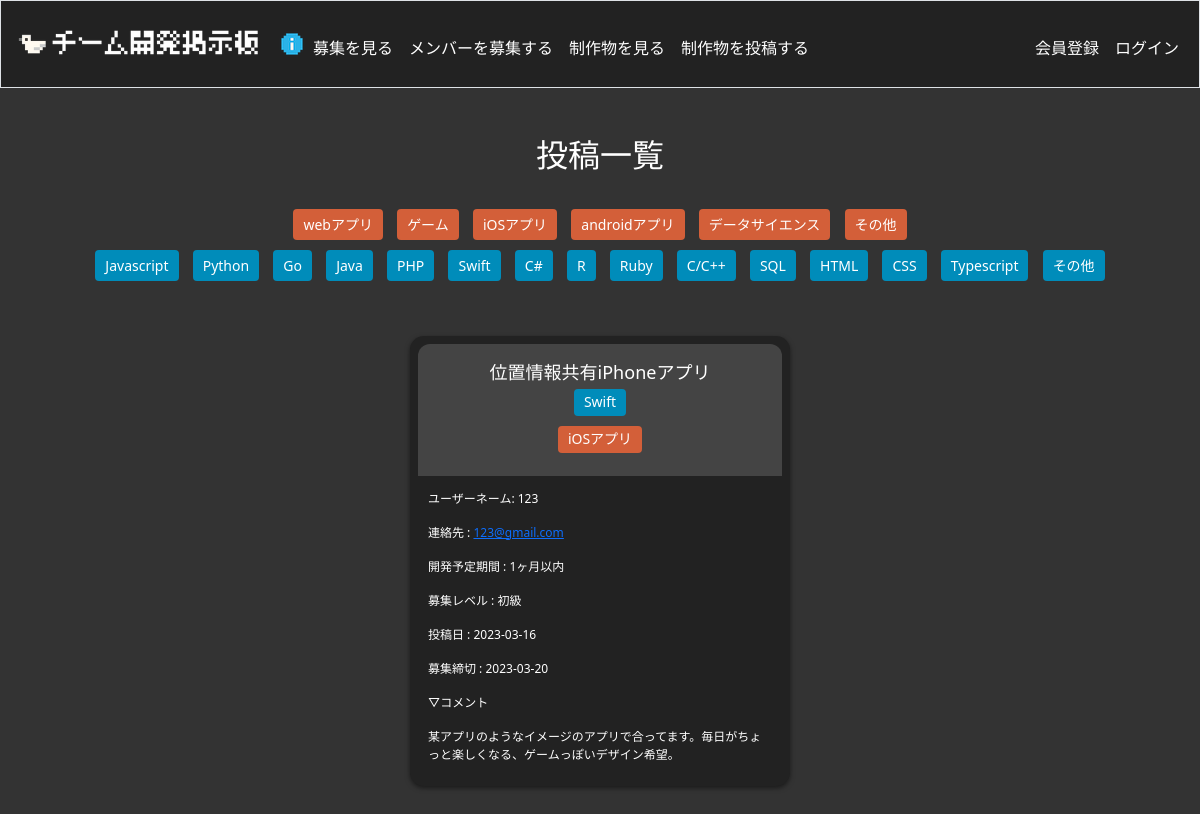
Page /index_tag/iOSアプリ on the earlier database version.
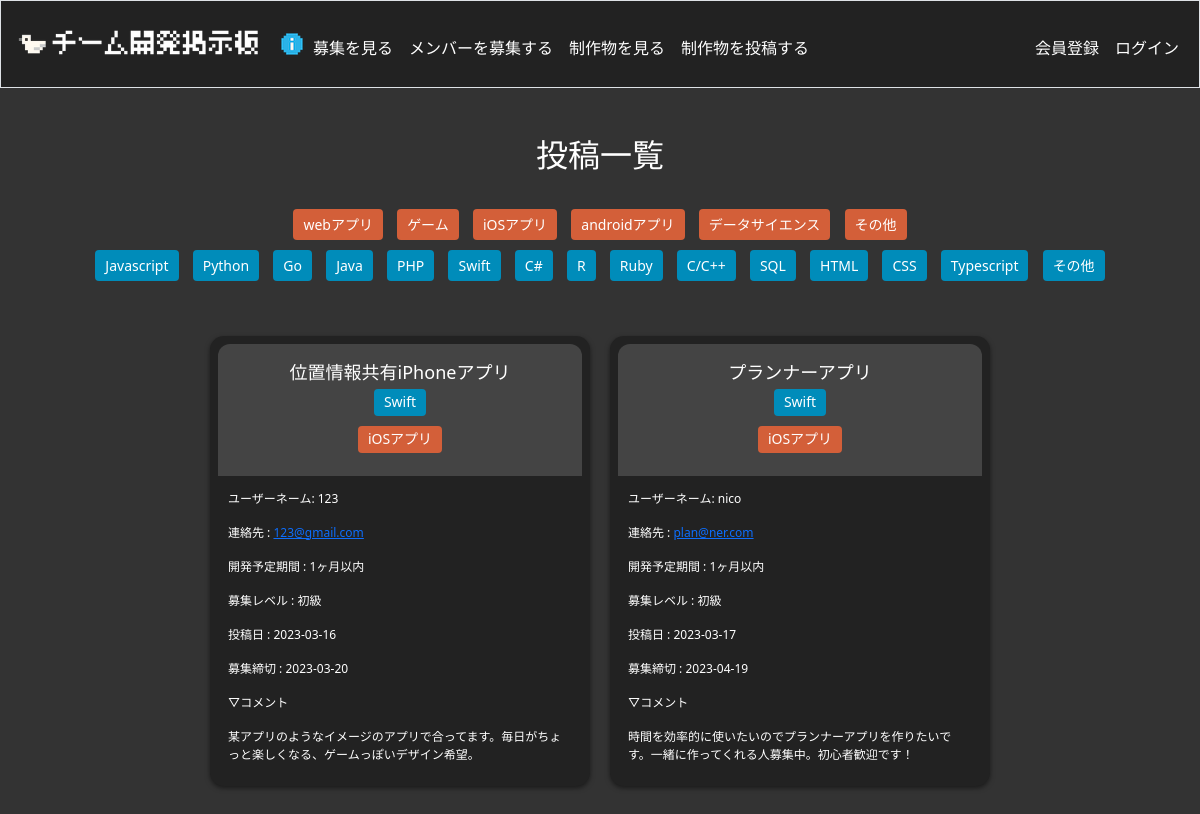
Same page on the later database version.
### tables this page shows
CREATE TABLE genres (
	genre_id INTEGER PRIMARY KEY AUTOINCREMENT NOT NULL,
	name TEXT
);

CREATE TABLE languages (
	language_id INTEGER PRIMARY KEY AUTOINCREMENT NOT NULL,
	name TEXT
);

CREATE TABLE entries (
        entry_id INTEGER PRIMARY KEY AUTOINCREMENT NOT NULL,
        title TEXT,
        mail_address TEXT,
        time TEXT,
        level TEXT,
        genre TEXT,
        day_posted TEXT,
        day_end TEXT,
        body TEXT,
        is_active INTEGER DEFAULT 1,
        user_id INTEGER,
        FOREIGN KEY (user_id) REFERENCES users(user_id)
);

### app.py (the view)
@app.route("/index_tag/<string:tag>")
def index_tag(tag):
    genres = db.execute("SELECT * FROM genres")
    languages = db.execute("SELECT * FROM languages")
    entries = db.execute("""
        SELECT entries.*, GROUP_CONCAT(languages.name) as language_name, users.username
        FROM entries
        LEFT JOIN language_to_entry
        ON entries.entry_id = language_to_entry.entry_id
        LEFT JOIN languages
        ON languages.language_id = language_to_entry.language_id
        LEFT JOIN users
        ON users.user_id = entries.user_id
        WHERE genre = ?
        GROUP BY entries.entry_id;
    """, tag)
    if entries == []:
        flash("そのジャンルの投稿はまだ行われていません")
        return redirect("/")
    return render_template('index_tag.html', genres=genres, languages=languages, entries=entries)

### templates/index_tag.html (shortened to what this page needs)
{% extends "layout.html" %}
{% block main %}
<h2>投稿一覧</h2>
<div class="tag_list">
    {% for i in genres %}
        <button name="button" type="submit" class="tag_genres" onclick="location.href='{{ url_for('index_tag', tag=i.name) }}'">{{ i.name }}</button>
    {% endfor %}
    <br>
    {% for i in languages %}
        <button name="button" type="submit" class="tag_languages" onclick="location.href='{{ url_for('index_language', tag=i.name) }}'">{{ i["name"] }}</button>
    {% endfor %}
</div>
<div class="box-container">
    {% for entry in entries %}
    <div class="box">
        <div class="box-header">
            <h2>{{ entry.title }}<br>
            {% for language in entry.language_name.split(',') %}
                <button class="tag_languages">{{ language }}</button>
            {% endfor %}
            <br>
            <button class="tag_genres">{{ entry.genre }}</button>
            </h2>
        </div>
        <div class="box-content">
            <p>ユーザーネーム: {{ entry.username }}</p>
            <p>連絡先 : <a href="mailto:{{ entry.mail_address }}">{{ entry.mail_address }}</a></p>
            <p>開発予定期間 : {{ entry.time }}</p>
            <p>募集レベル : {{ entry.level }}</p>
            <p>投稿日 : {{ entry.day_posted }}</p>
            <p>募集締切 : {{ entry.day_end }}</p>
            <p >▽コメント</p>
            <p class="comment">{{ entry.body }}</p>
        </div>
    </div>
{% endfor %}
</div>
{% endblock %}

### templates/layout.html (shortened to what this page needs)
<!DOCTYPE html>
<html lang="en">
    <head>
        <link rel="stylesheet" type="text/css" href="{{ url_for('static', filename='styles.css') }}">
        <link href="https://cdn.jsdelivr.net/npm/bootstrap@5.2.3/dist/css/bootstrap.min.css" rel="stylesheet">
        <link href="/static/styles.css" rel="stylesheet">
    </head>
    <body>
        <nav class="border navbar navbar-expand-md navbar-light">
            <div class="container-fluid">
                <a class="navbar-brand" href="/"><img src="/static/images/logo.png" width="250" height="60"></a>
                <div class="collapse navbar-collapse" id="navbar">
                    <div class="text-center col-xs-12">
                        <img src="/static/images/info.png" alt="ポップアップを開く" data-bs-toggle="modal" data-bs-target="#modal1">
                    </div>
                        <ul class="navbar-nav me-auto mt-2">
                            <li class="nav-item"><a class="nav-link" href="/">募集を見る</a></li>
                            <li class="nav-item"><a class="nav-link" href="/input">メンバーを募集する</a></li>
                            <li class="nav-item"><a class="nav-link" href="/watch">制作物を見る</a></li>
                            <li class="nav-item"><a class="nav-link" href="/output">制作物を投稿する</a></li>
                        </ul>
                        {% if session["user_id"] %}
                        <ul class="navbar-nav ms-auto mt-2">
                            <li class="nav-item"><a class="nav-link" href="/mypage">マイページ</a></li>
                            <li class="nav-item"><a class="nav-link" href="/logout">ログアウト</a></li>
                        </ul>
                    {% else %}
                        <ul class="navbar-nav ms-auto mt-2">
                            <li class="nav-item"><a class="nav-link" href="/register">会員登録</a></li>
                            <li class="nav-item"><a class="nav-link" href="/login">ログイン</a></li>
                        </ul>
                    {% endif %}
                </div>
            </div>
        </nav>
        <main class="container-fluid py-5 text-center">
            {% block main %}{% endblock %}
        </main>
    </body>
</html>

### static/styles.css (style rules this page uses)
body { background-color: #333333; }
.tag_list { margin-top: 30px; margin-bottom: 50px; }
.box-container { display: flex; flex-wrap: wrap; flex-direction: row; justify-content: center; align-items: flex-start; gap: 20px; margin: 0 auto; }
.box { display: grid; background-color: #222222; border-radius: 14px; width: 380px; height: 450px; margin-bottom: 16px; padding: 8px; box-shadow: 0 2px 5px rgba(0, 0, 0, 0.5); display: flex; flex-direction: column; grid-auto-flow: row; }
.box-header { background-color: #444444; border-top-left-radius: 12px; border-top-right-radius: 12px; border-bottom: 0; padding: 18px; display: flex; justify-content: space-between; align-items: center; margin-bottom: 4px; flex-grow: 0; }
.box-header h2 { margin: 0; color: white; flex-grow: 1; overflow: hidden; text-overflow: ellipsis; font-size: 18px; }
.box-content { text-align: left; font-size: 12px; padding: 10px; color: white; flex-grow: 1; max-height: 400px; overflow-y: scroll; padding-right: 15px; overflow-wrap: break-word; }
.box-content p:first-child { margin-top: 0; }
h1, .mb-3, .form-label, .languageinput, .checklist, h2, h3, h4 { color: white; }
nav { background-color: #222222; }
nav .navbar-brand { color: white; }
nav .navbar-nav .nav-item .nav-link { color: white }
.tag_languages, .tag_genres { margin-left: 5px; margin-right: 5px; border: none; border-radius: 3px; background-color: #666666; color: white; font-size: 12px; padding: 3px 5px; margin-top: 5px; margin-bottom: 5px; }
.tag_languages { background-color: #008cba; color: white; border: none; border-radius: 4px; padding: 5px 10px; font-size: 14px; cursor: pointer; }
.tag_genres { background-color: #d35f39; color: white; border: none; border-radius: 4px; padding: 5px 10px; font-size: 14px; cursor: pointer; }
.comment { white-space: pre-wrap; width: inherit; word-wrap: break-word; }

Differences in the rows shown:
added entries: title "プランナーアプリ", language "Swift", genre "iOSアプリ", username "nico", mail_address "plan@ner.com", time "1ヶ月以内", level "初級", day_posted "2023-03-17", day_end "2023-04-19", body "時間を効率的に使いたいのでプランナーアプリを作りたいです。一緒に作ってくれる人募集中。初心者歓迎です！"
